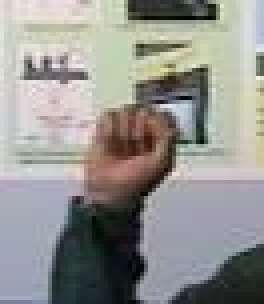
#> input picture test.jpg, 66 x 76 px (shown 4 times larger)
$ python test.py   (older library calls are emulated)
#> lines starting #> are read from the running program, lines starting #| are printed output that depends on the picture
#> further down, a is the input picture: PIL image 66x76 RGB; mean R, G, B 148.2, 147.7, 143.9

#!/usr/bin/env python
# -*- coding: utf-8 -*-

"""Binarize (make it black and white) an image with Pyhton."""
#import Image, colorsys
import colorsys
from PIL import Image
from scipy.misc import imsave
import numpy
import colorsys
import cv2
def HSVColor(img):
    if isinstance(img,Image.Image):
        r,g,b = img.split()
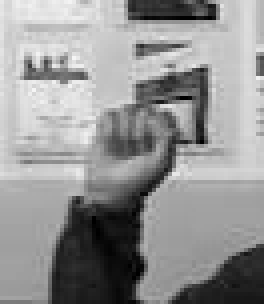
#> r: PIL image 66x76 L (shown 4 times larger); min 0, max 245, mean 148.2
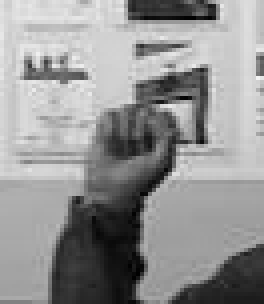
#> g: PIL image 66x76 L (shown 4 times larger); min 1, max 243, mean 147.7
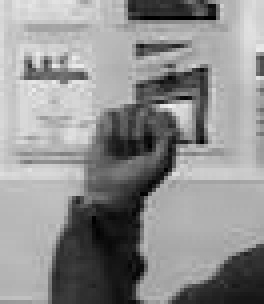
#> b: PIL image 66x76 L (shown 4 times larger); min 0, max 241, mean 143.9
        Hdat = []
        Sdat = []
        Vdat = []
        for rd,gn,bl in zip(r.getdata(),g.getdata(),b.getdata()) :
            h,s,v = colorsys.rgb_to_hsv(rd/255.,gn/255.,bl/255.)
            Hdat.append(int(h*255.))
            Sdat.append(int(s*255.))
            Vdat.append(int(v*255.))
#> this loop made 5016 passes
#> (rd, gn, bl, h, s, v) on passes 1 to 3: (231, 223, 220, 0.0455, 0.0476, 0.906), (217, 209, 206, 0.0455, 0.0507, 0.851), (215, 207, 204, 0.0455, 0.0512, 0.843)
#> after the loop, Hdat = 5016 values, max 253 at index 2134, min 0 at index 74, mean 98.74; Sdat = 5016 values, max 255 at index 300, min 0 at index 1132, mean 38.44; Vdat = 5016 values, max 245 at index 942, min 1 at index 312, mean 155.6
        r.putdata(Hdat)
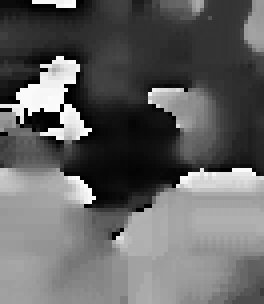
#> r: PIL image 66x76 L (shown 4 times larger); min 0, max 253, mean 98.7
        g.putdata(Sdat)
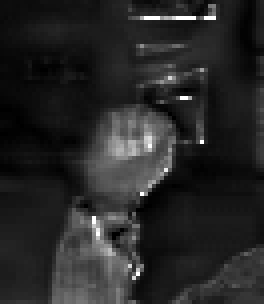
#> g: PIL image 66x76 L (shown 4 times larger); min 0, max 255, mean 38.4
        b.putdata(Vdat)
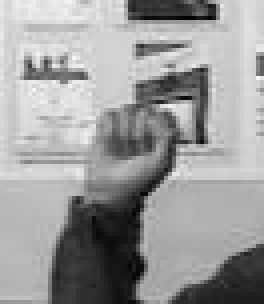
#> b: PIL image 66x76 L (shown 4 times larger); min 1, max 245, mean 155.6
        return Image.merge('RGB',(r,g,b))
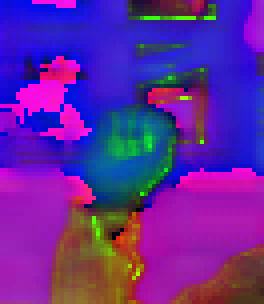
#> returned value: PIL image 66x76 RGB (shown 4 times larger); mean R, G, B 98.7, 38.4, 155.6
    else:
        return None

a = Image.open('test.jpg')
b = HSVColor(a)
b.save('b.jpg')

"""
image = cv2.imread('test.jpg')
image_hsv = colorsys.rgb_to_hsv(image)
cv2.imwrite('dahgsgf.jpg',image_hsv)
print(image_hsv)
"""
"""
def binarize_image(img_path, target_path, threshold):
    image_file = Image.open(img_path)
    image = colorsys.rgb_to_hsv(359,1,1)
    image = image_file.convert('L')  # convert image to monochrome
    image = numpy.array(image)
    image = binarize_array(image, threshold)
    imsave(target_path, image)


def binarize_array(numpy_array, threshold=200):
    for i in range(len(numpy_array)):
        for j in range(len(numpy_array[0])):
            if numpy_array[i][j] > threshold:
                numpy_array[i][j] = 255
            else:
                numpy_array[i][j] = 0
    return numpy_array


def get_parser():
    from argparse import ArgumentParser, ArgumentDefaultsHelpFormatter
    parser = ArgumentParser(description=__doc__,formatter_class=ArgumentDefaultsHelpFormatter)
    parser.add_argument("-i", "--input",dest="input", help="read this file",metavar="FILE", required=True)
    parser.add_argument("-o", "--output",dest="output",help="write binarized file hre",metavar="FILE",required=True)
    parser.add_argument("--threshold",dest="threshold", default=200,type=int,help="Threshold when to show white")
    return parser


if __name__ == "__main__":
    args = get_parser().parse_args()
    binarize_image(args.input, args.output, args.threshold)

"""
